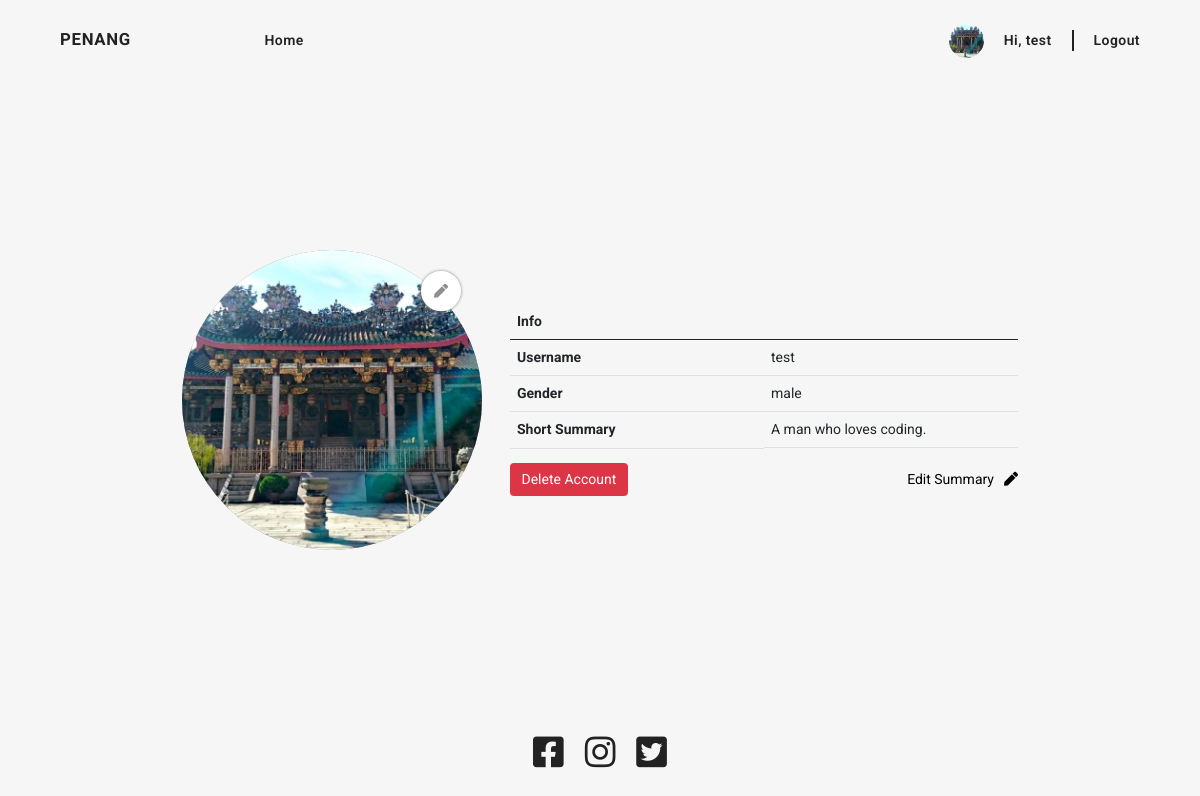
The app's page /userAccountProfile.php (signed in) with its own data.
### tables this page shows
CREATE TABLE `users` (
  `id` int(11) NOT NULL,
  `username` varchar(225) NOT NULL,
  `password` varchar(225) NOT NULL,
  `profileImage` text NOT NULL,
  `gender` varchar(225) NOT NULL,
  `shortSummary` varchar(225) NOT NULL
);

### includes/users/userInfo.inc.php (called while the page is built, shortened)
<?php
    $conn = mysqli_connect('localhost', 'root', '', 'content_db');
    $username = $_SESSION['username'];
    $query = "SELECT * FROM users WHERE username = '$username' LIMIT 1";
    $result = mysqli_query($conn, $query);
    $userData = mysqli_fetch_assoc($result);
    $loggedInUsername = $userData['username'];
    $loggedInProfileImageUrl = $userData['profileImage'];
    $loggedInGender = $userData['gender'];
    $loggedInShortSummary = $userData['shortSummary'];

### userAccountProfile.php (the view, shortened to what this page needs)
<?php
    include "header.php";
?>
<div class="profile-section d-flex flex-column flex-lg-row justify-content-center align-items-center">
    <section class="profile-image d-flex justify-content-center mx-3">
        <div class="img" >
            <img <?= empty($loggedInProfileImageUrl) ? 'src="./imgs/AccountImage.png"' : 'src="./uploads/userProfilePic/'.$loggedInProfileImageUrl.'"'; ?>>
            <form action="./includes/users/userAccountUpdate.inc.php" id="profileImageForm" method="POST" enctype="multipart/form-data">
                <label for="profileImageUpload" id="labelProfileImage" class="d-flex justify-content-center align-items-center">
                    <i class="fas fa-pen"></i>
                </label>
            </form>
        </div>
    </section>
    <section class="profile-info mx-md-3">
        <table class="table">
            <thead>
                <tr>
                    <th scope="col">Info</th>
                    <th scope="col"></th>
                </tr>
            </thead>
            <tbody>
                <tr>
                    <th scope="row">Username</th>
                    <td><?=$loggedInUsername?></td>
                </tr>
                <tr>
                    <th scope="row">Gender</th>
                    <td><?=$loggedInGender?></td>
                </tr>
                <tr>
                    <th scope="row">Short Summary</th>
                    <td class="d-flex w-100">
                        <?=$loggedInShortSummary?>
                    </td>
                </tr>
            </tbody>
        </table>
        <section class="edit-account d-flex justify-content-between">
            <button type="submit" class="btn btn-danger " data-bs-toggle="modal" data-bs-target="#exampleModal2">Delete Account</button>
            <button type="button" class="d-flex align-items-center edit-button" data-bs-toggle="modal" data-bs-target="#exampleModal">
                Edit Summary<i class="fas fa-pen py-1"></i>
            </button>
        </section>
    </section>
</div>
<?php
    include "footer.php";
?>

### header.php (shortened to what this page needs)
<?php
    if(!(empty($_SESSION['username']) || $_SESSION['username'] == '')) {
        include "./includes/users/userInfo.inc.php";
    }
?>
<!DOCTYPE html>
<html lang="en">
<head>
    <link href="https://cdn.jsdelivr.net/npm/bootstrap@5.0.2/dist/css/bootstrap.min.css" rel="stylesheet">
    <link rel="stylesheet" href="https://pro.fontawesome.com/releases/v5.10.0/css/all.css"/>
    <link rel="stylesheet" href="./CSS/style.css">
    <link rel="stylesheet" href="./CSS/profile.css">
    <link rel="stylesheet" href="./CSS/loginSignup.css">
</head>
<body>
    <nav class="row d-flex align-items-center">
        <div class="logo col-2 text-uppercase ">
            <a href="./index.php">Penang</a>
        </div>
        <div class="links col-7 " >
            <a href="./index.php" class="mx-4 d-none d-md-inline">Home</a>
        </div>
        <div class="account col-3 d-flex justify-content-end align-items-center">
            <?php
                if (isset($_SESSION['username'])) {
            ?>
                    <div class="nav-profile d-none d-md-flex align-items-center">
                        <img class="profile-image" <?= empty($loggedInProfileImageUrl) ? 'src="./imgs/AccountImage.png"' : 'src="./uploads/userProfilePic/'.$loggedInProfileImageUrl.'"'; ?>>
                        <a href="./userAccountProfile.php">Hi, <?php echo $_SESSION['username'];?></a>
                        <button class="logout-button" style="padding-left: 20px;"><a href="#">Logout</a></button>
                    </div>
            <?php
                }
                else {
            ?>
                    <button style="padding: 0 20px;" class="d-none d-md-inline"><a href="./login.php">Login</a></button>
                    <button style="padding-left: 20px;" class="d-none d-md-inline"><a href="./register.php">Register</a></button>
            <?php
                }
            ?>
        </div>
    </nav>

### CSS/style.css (style rules this page uses)
:root { --color_white: #ffffff; --color_background: #F6F6F6; --color_text: #B5B5B5; --color_body: #8F8F8F; --color_title2: #6D6D6D; --color_title1: #222222; --color_red: #DE4C4C; --color_blue: #5D84EA; --color_highlight: #FF8710; }
* { margin: 0; padding: 0; box-sizing: border-box; font-size: 14px; font-family: "Roboto", sans-serif; scroll-behavior: smooth; }
a { text-decoration: none; color: var(--color_title1); cursor: pointer !important; transition: all 0.3s ease-in-out; }
body { width: 90%; max-width: 1400px; margin: 0 auto; background-color: var(--color_background); }
nav { height: 10vh; z-index: 5; }
nav .logo, nav .account { z-index: 6; }
nav .logo a { font-size: 1.2rem; font-weight: 700; letter-spacing: 0.05rem; }
nav .links a { font-size: 1rem; font-weight: 600; letter-spacing: 0.03rem; }
nav .account a { font-size: 1rem; font-weight: 600; letter-spacing: 0.03rem; padding: 0 20px; }
nav .account .profile-image { height: 35px; width: 35px; border-radius: 50%; }
nav button { border: none; background-color: transparent; border-left: var(--color_title1) solid 2px; }
nav button a { font-size: 1rem; padding: 0 !important; margin: 0 !important; }

### CSS/profile.css (style rules this page uses)
:root { --color_white: #ffffff; --color_background: #F6F6F6; --color_text: #B5B5B5; --color_body: #8F8F8F; --color_title2: #6D6D6D; --color_title1: #222222; --color_red: #DE4C4C; --color_blue: #5D84EA; --color_highlight: #FF8710; }
* { margin: 0; padding: 0; box-sizing: border-box; font-size: 14px; }
a { text-decoration: none; color: var(--color_title1); }
body { width: 90%; max-width: 1400px; margin: 0 auto; }
.profile-section { height: fit-content; min-height: 80vh; width: 80%; margin: 0 auto; }
.profile-image .img { height: 300px; width: 300px; border-radius: 50%; background-color: #8F8F8F; position: relative; }
.profile-image .img img { object-fit: cover; height: 100%; width: 100%; border-radius: 50%; }
.profile-image .img form { position: absolute; top: 7%; right: 7%; opacity: 1; }
.profile-image .img label { border:var(--color_white) solid 2px; background-color: var(--color_white); color: var(--color_title1); cursor: pointer; width: 40px; height: 40px; border-radius: 50%; box-shadow: 0 0 3px 0.3px var(--color_body); }
.profile-image .img label i { color: var(--color_body); }
.profile-info { width: 70%; margin: 0 auto; }
.profile-info .table th { width: 50%; }
.profile-info .table td { width: 50%; }
.edit-account .edit-button { background-color: transparent; border: none; }
.edit-account i { padding-left: 10px; }

### CSS/loginSignup.css (style rules this page uses)
:root { --color_white: #ffffff; --color_background: #F6F6F6; --color_text: #B5B5B5; --color_body: #8F8F8F; --color_title2: #6D6D6D; --color_title1: #222222; --color_red: #DE4C4C; --color_blue: #5D84EA; --color_highlight: #FF8710; }
* { margin: 0; padding: 0; box-sizing: border-box; font-size: 14px; font-family: "Roboto", sans-serif; scroll-behavior: smooth; }

### records on screen
users: profileImage (picture), username "test", gender "male", shortSummary "A man who loves coding."

### other values on screen
$_SESSION['username'] "test"
